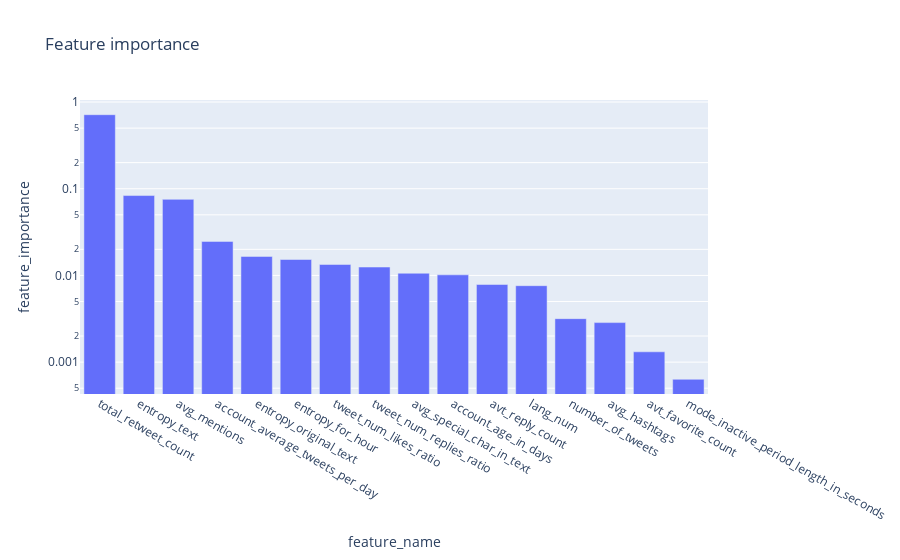

This figure's notebook cell:
### Code cell
fold_classify_and_plot1(df, label, cv=10, max_tree_depth= 5, criterion='gini')

### Figure 1 — Plotly figure (JSON) as saved in the notebook; plotly's stock layout.template omitted (floating-point values rounded to 4 significant figures)
{"data": [{"alignmentgroup": "True", "hovertemplate": "feature_name=%{x}<br>feature_importance=%{y}<extra></extra>", "legendgroup": "", "marker": {"color": "#636efa", "pattern": {"shape": ""}}, "name": "", "offsetgroup": "", "orientation": "v", "showlegend": false, "textposition": "auto", "type": "bar", "x": ["total_retweet_count", "entropy_text", "avg_mentions", "account_average_tweets_per_day", "entropy_original_text", "entropy_for_hour", "tweet_num_likes_ratio", "tweet_num_replies_ratio", "avg_special_char_in_text", "account_age_in_days", "avt_reply_count", "lang_num", "number_of_tweets", "avg_hashtags", "avt_favorite_count", "mode_inactive_period_length_in_seconds"], "xaxis": "x", "y": [0.7145, 0.08345, 0.07543, 0.02469, 0.01658, 0.01526, 0.01338, 0.0125, 0.0106, 0.01016, 0.007861, 0.007618, 0.003171, 0.002857, 0.001316, 0.0006337], "yaxis": "y"}], "layout": {"barmode": "relative", "legend": {"tracegroupgap": 0}, "title": {"text": "Feature importance"}, "xaxis": {"anchor": "y", "domain": [0, 1], "title": {"text": "feature_name"}}, "yaxis": {"anchor": "x", "domain": [0, 1], "title": {"text": "feature_importance"}, "type": "log"}}}
